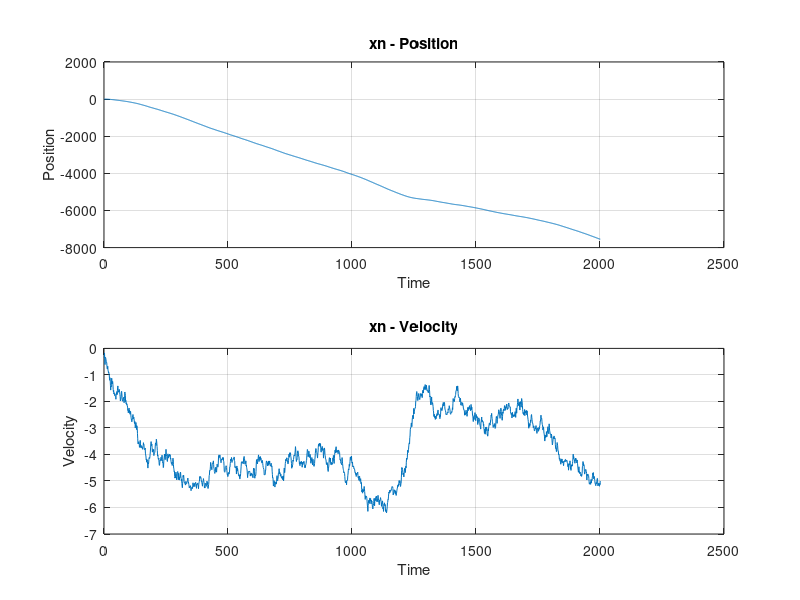
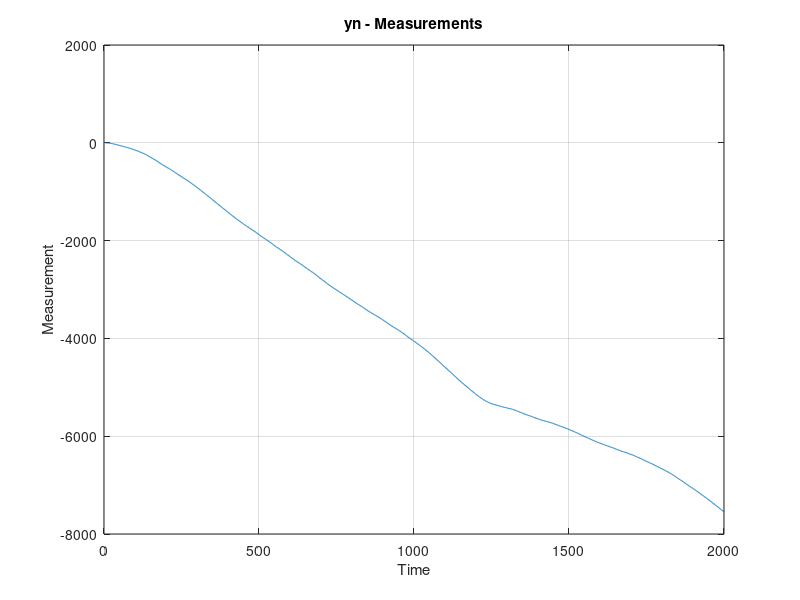
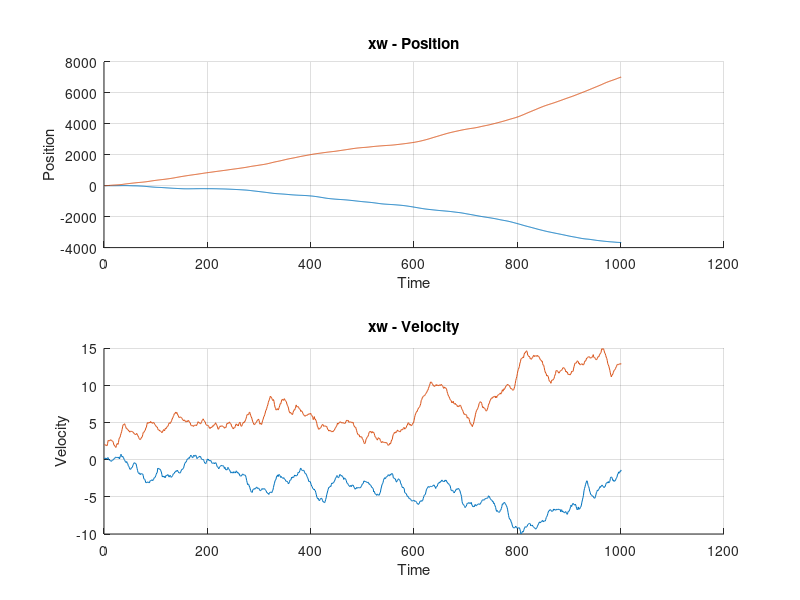
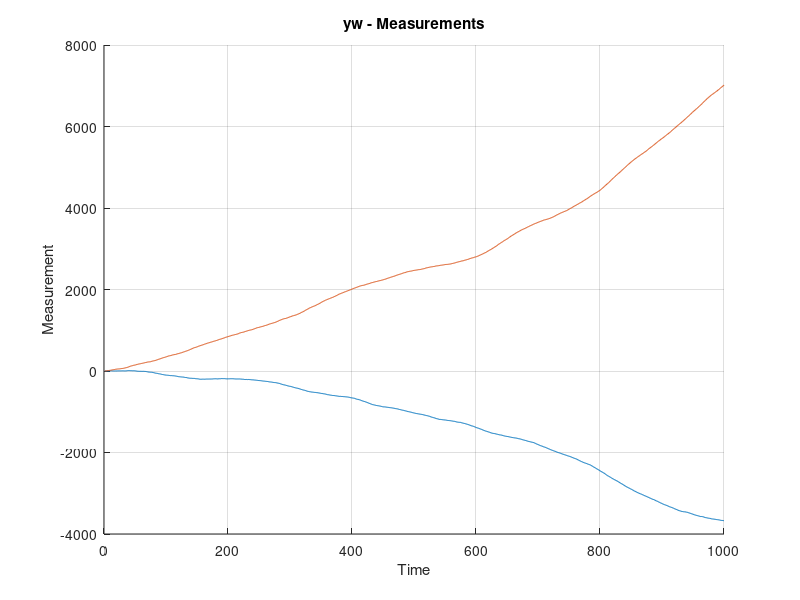

MATLAB code to generate these figures, in order: (Note: this script raises an error after producing the figures.)
%% Explore MATLAB dataset

clear;
close all;
clc;

load data.mat

%% xn - nominal states

figure('Name','xn');

subplot(2,1,1)
plot(squeeze(xn(1,:,:)))
title('xn - Position')
xlabel('Time')
ylabel('Position')
grid on

subplot(2,1,2)
plot(squeeze(xn(2,:,:)))
title('xn - Velocity')
xlabel('Time')
ylabel('Velocity')
grid on


%% yn - nominal observations

figure('Name','yn');

plot(squeeze(yn(1,:,:)))
title('yn - Measurements')
xlabel('Time')
ylabel('Measurement')
grid on


%% xw - least favorable states

figure('Name','xw');

subplot(2,1,1)
hold on
for j = 1:size(xw,4)
    plot(squeeze(xw(1,:,:,j)))
end
title('xw - Position')
xlabel('Time')
ylabel('Position')
grid on

subplot(2,1,2)
hold on
for j = 1:size(xw,4)
    plot(squeeze(xw(2,:,:,j)))
end
title('xw - Velocity')
xlabel('Time')
ylabel('Velocity')
grid on


%% yw - least favorable observations

figure('Name','yw');

hold on
for j = 1:size(yw,4)
    plot(squeeze(yw(1,:,:,j)))
end
title('yw - Measurements')
xlabel('Time')
ylabel('Measurement')
grid on


%% Robust covariance VR

figure('Name','VR');

subplot(2,2,1)
plot(squeeze(VR(1,1,:)),'LineWidth',2)
title('VR(1,1)')
grid on

subplot(2,2,2)
plot(squeeze(VR(1,2,:)),'LineWidth',2)
title('VR(1,2)')
grid on

subplot(2,2,3)
plot(squeeze(VR(2,1,:)),'LineWidth',2)
title('VR(2,1)')
grid on

subplot(2,2,4)
plot(squeeze(VR(2,2,:)),'LineWidth',2)
title('VR(2,2)')
grid on


%% Nominal covariance PR

figure('Name','PR');

subplot(2,2,1)
plot(squeeze(PR(1,1,2:end)),'LineWidth',2)
title('PR(1,1)')
grid on

subplot(2,2,2)
plot(squeeze(PR(1,2,2:end)),'LineWidth',2)
title('PR(1,2)')
grid on

subplot(2,2,3)
plot(squeeze(PR(2,1,2:end)),'LineWidth',2)
title('PR(2,1)')
grid on

subplot(2,2,4)
plot(squeeze(PR(2,2,2:end)),'LineWidth',2)
title('PR(2,2)')
grid on


%% Comparison PR vs VR

figure('Name','Variance comparison')

subplot(2,1,1)
plot(squeeze(PR(1,1,2:end)),'LineWidth',2)
hold on
plot(squeeze(VR(1,1,2:end)),'LineWidth',2)
legend('PR','VR')
title('Position variance')
grid on

subplot(2,1,2)
plot(squeeze(PR(2,2,2:end)),'LineWidth',2)
hold on
plot(squeeze(VR(2,2,2:end)),'LineWidth',2)
legend('PR','VR')
title('Velocity variance')
grid on

%% ========================================================================
%% Mean ± Std summaries
%% ========================================================================

%% xn

t_xn = 0:size(xn,2)-1;

pos_mean = mean(squeeze(xn(1,:,:)),2);
pos_std  = std(squeeze(xn(1,:,:)),0,2);

vel_mean = mean(squeeze(xn(2,:,:)),2);
vel_std  = std(squeeze(xn(2,:,:)),0,2);

figure('Name','xn statistics')

subplot(2,1,1)
hold on
fill([t_xn fliplr(t_xn)], ...
     [(pos_mean-pos_std)' fliplr((pos_mean+pos_std)')], ...
     [0.85 0.85 1], ...
     'EdgeColor','none','FaceAlpha',0.5)
plot(t_xn,pos_mean,'b','LineWidth',2)
title('xn Position - Mean \pm Std')
xlabel('Time')
ylabel('Position')
grid on

subplot(2,1,2)
hold on
fill([t_xn fliplr(t_xn)], ...
     [(vel_mean-vel_std)' fliplr((vel_mean+vel_std)')], ...
     [0.85 0.85 1], ...
     'EdgeColor','none','FaceAlpha',0.5)
plot(t_xn,vel_mean,'b','LineWidth',2)
title('xn Velocity - Mean \pm Std')
xlabel('Time')
ylabel('Velocity')
grid on


%% yn

t_yn = 1:size(yn,2);

yn_mean = mean(squeeze(yn(1,:,:)),2);
yn_std  = std(squeeze(yn(1,:,:)),0,2);

figure('Name','yn statistics')

hold on
fill([t_yn fliplr(t_yn)], ...
     [(yn_mean-yn_std)' fliplr((yn_mean+yn_std)')], ...
     [0.85 1 0.85], ...
     'EdgeColor','none','FaceAlpha',0.5)
plot(t_yn,yn_mean,'g','LineWidth',2)
title('yn Measurements - Mean \pm Std')
xlabel('Time')
ylabel('Measurement')
grid on


%% xw

t_xw = 0:size(xw,2)-1;

xw_pos = reshape(xw(1,:,:,:),size(xw,2),[]);
xw_vel = reshape(xw(2,:,:,:),size(xw,2),[]);

xw_pos_mean = mean(xw_pos,2);
xw_pos_std  = std(xw_pos,0,2);

xw_vel_mean = mean(xw_vel,2);
xw_vel_std  = std(xw_vel,0,2);

figure('Name','xw statistics')

subplot(2,1,1)
hold on
fill([t_xw fliplr(t_xw)], ...
     [(xw_pos_mean-xw_pos_std)' fliplr((xw_pos_mean+xw_pos_std)')], ...
     [1 0.9 0.8], ...
     'EdgeColor','none','FaceAlpha',0.5)
plot(t_xw,xw_pos_mean,'r','LineWidth',2)
title('xw Position - Mean \pm Std')
xlabel('Time')
ylabel('Position')
grid on

subplot(2,1,2)
hold on
fill([t_xw fliplr(t_xw)], ...
     [(xw_vel_mean-xw_vel_std)' fliplr((xw_vel_mean+xw_vel_std)')], ...
     [1 0.9 0.8], ...
     'EdgeColor','none','FaceAlpha',0.5)
plot(t_xw,xw_vel_mean,'r','LineWidth',2)
title('xw Velocity - Mean \pm Std')
xlabel('Time')
ylabel('Velocity')
grid on


%% yw

t_yw = 1:size(yw,2);

yw_all = reshape(yw(1,:,:,:),size(yw,2),[]);

yw_mean = mean(yw_all,2);
yw_std  = std(yw_all,0,2);

figure('Name','yw statistics')

hold on
fill([t_yw fliplr(t_yw)], ...
     [(yw_mean-yw_std)' fliplr((yw_mean+yw_std)')], ...
     [1 0.9 0.8], ...
     'EdgeColor','none','FaceAlpha',0.5)
plot(t_yw,yw_mean,'r','LineWidth',2)
title('yw Measurements - Mean \pm Std')
xlabel('Time')
ylabel('Measurement')
grid on


%% Trace comparison

tracePR = squeeze(PR(1,1,:) + PR(2,2,:));
traceVR = squeeze(VR(1,1,:) + VR(2,2,:));

figure('Name','Trace(PR) vs Trace(VR)')

plot(tracePR(2:end),'LineWidth',2)
hold on
plot(traceVR(2:end),'LineWidth',2)

legend('trace(PR)','trace(VR)','Location','best')
xlabel('Time')
ylabel('Trace')
title('Total covariance')
grid on
